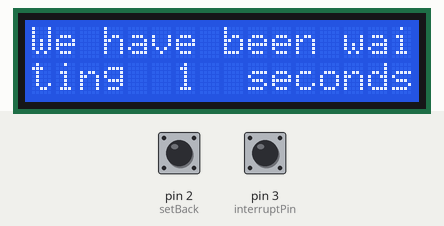
Recording of a sketch running on a simulated Arduino Uno, built with avr-gcc and run on an emulated ATmega328P. Shown: 16×2 character LCD. The test bench sets the inputs (shaded band); at power-on: pin 2 (setBack) LOW, pin 3 (interruptPin) HIGH.

Above: at 1.2 s.
1.3 s: pin 2 (setBack) pulled HIGH for 0.15 s
At 2.8 s:
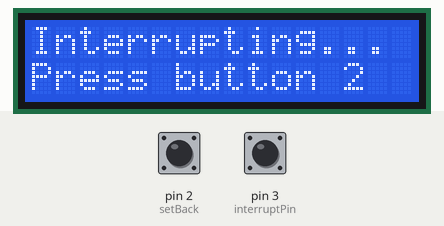
4.4 s: pin 3 (interruptPin) pulled LOW for 0.15 s
At 5.9 s:
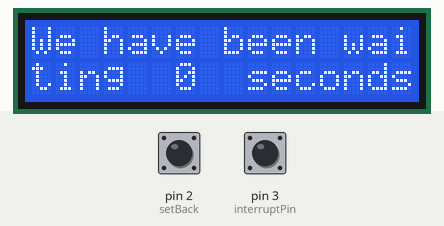
7.5 s: pin 2 (setBack) pulled HIGH for 1 s
At 9.9 s:
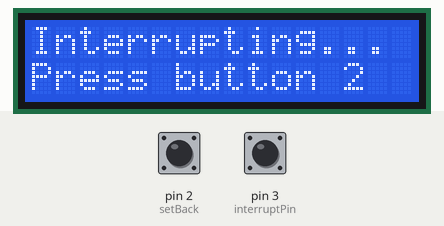
11.5 s: pin 3 (interruptPin) pulled LOW for 1 s
At 14.9 s:
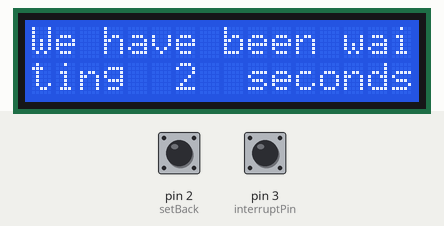
15.5 s: pin 2 (setBack) pulled HIGH for 3.2 s
At 16.9 s:
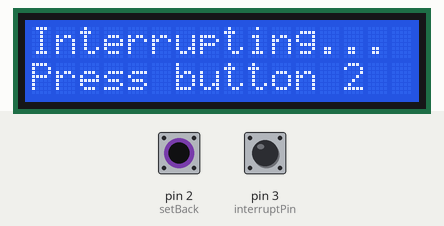
Timing chart, 0 to 18.5 s (numbered marks = the images above; inputs shaded):
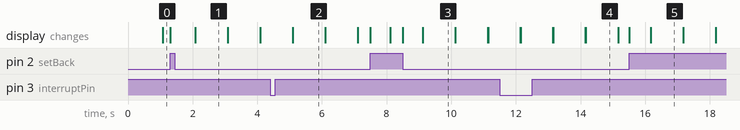

Measured:
- after the input at 4.4 s, the display: first differs from a run without the input after 0.70 s (image 2)
- after the input at 11.5 s, the display: first differs from a run without the input after 0.64 s (image 4 shows a later state)
- what the display in image 1 shows lasts 1.0 s, from 2.1 s to 3.1 s

The sketch:

myamik2lab7.ino
```cpp
/*
 * Madhava Sai Yamike - 675652145
 * Lab 7 - Interrupts
 * In this lab we have to write a program for the arduino that utilizes interrupts. When no button has been pressed your 16x2 display should say something like "We have been waiting for X seconds", where X will be updated as time goes on
 * In this Lab I assumed that we can use any pins to make the circuit work but I realized that we need to use pin two and three to make the circuit work.
 * References: http://arduino.cc/en/Reference/attachInterrupt
               https://www.arduino.cc/en/Reference/Millis
 * In person demonstration to TA - Amir (4/4) 4:00 p.m lab
*/

#include <LiquidCrystal.h> // Library for LCD
LiquidCrystal lcd(12,11,9,8,7,6);  // To set the pins
int setBack = 2;
int interruptPin = 3;
int tracker = 0;
void setup() {  // To set up the number of rows & columns on LCD.
  lcd.begin(16, 2);
  pinMode(interruptPin,INPUT_PULLUP);
  pinMode(setBack,INPUT);
  attachInterrupt(digitalPinToInterrupt(3),start,CHANGE);
  attachInterrupt(digitalPinToInterrupt(2),setTo0,CHANGE);
}
int buttonVal = 0;
int intial = 0;

void setTo0()  // Function to set the time to 0
{
  lcd.clear();
  tracker = 0;
  buttonVal = 1;
}

void start()  // Function to restart the time.
{
  buttonVal = 0;
}

void loop()  // To run and stop the time.
{
  if(buttonVal != 1)
  {
  lcd.setCursor(0,0);
  lcd.print("We have been wai");
  lcd.setCursor(0,1);
  lcd.print("ting ");
  lcd.setCursor(6,1);
  lcd.print(tracker);
  lcd.setCursor(9,1);
  lcd.print("seconds");
  if(intial == 0)
  {
    buttonVal = digitalRead(setBack);
    intial = 1;
  }
  else
  {
    if(buttonVal)
    {

      lcd.print("Seconds");
    }
  }
   tracker++;
  }
  else
  {
    lcd.setCursor(0,0);
    lcd.print("Interrupting...");
    lcd.setCursor(0,1);
    lcd.print("Press button 2");
  }
  delay(1000);
  lcd.clear();
}  //end of program
```
